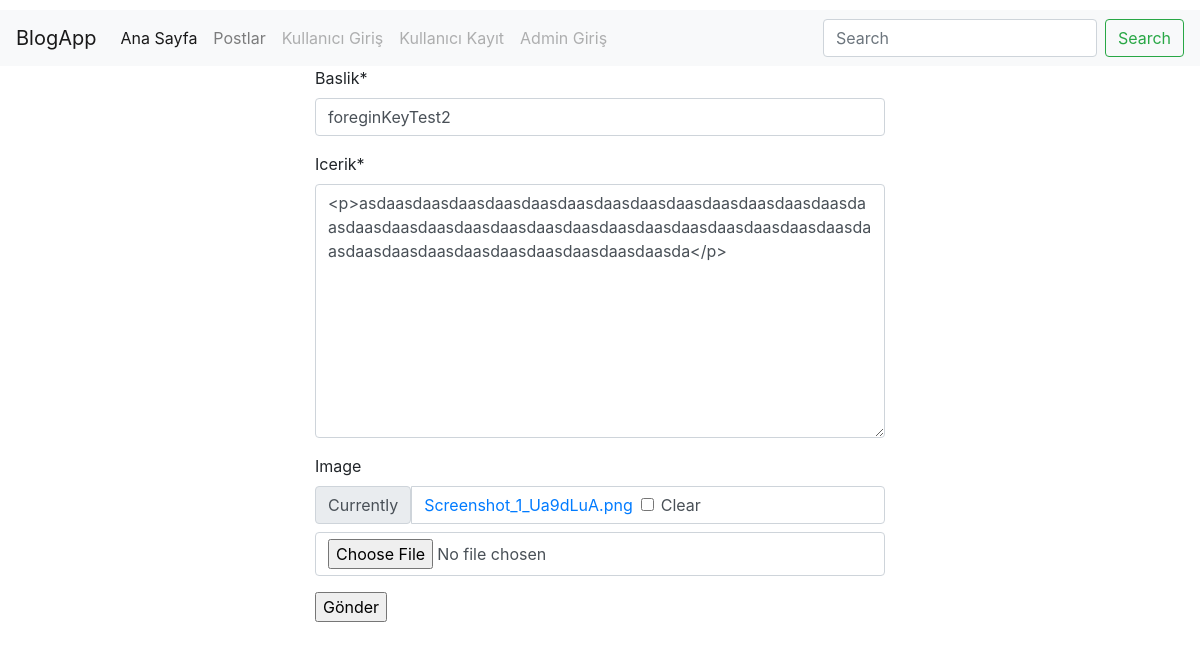
Before: /post/update/9/ with the older database file.
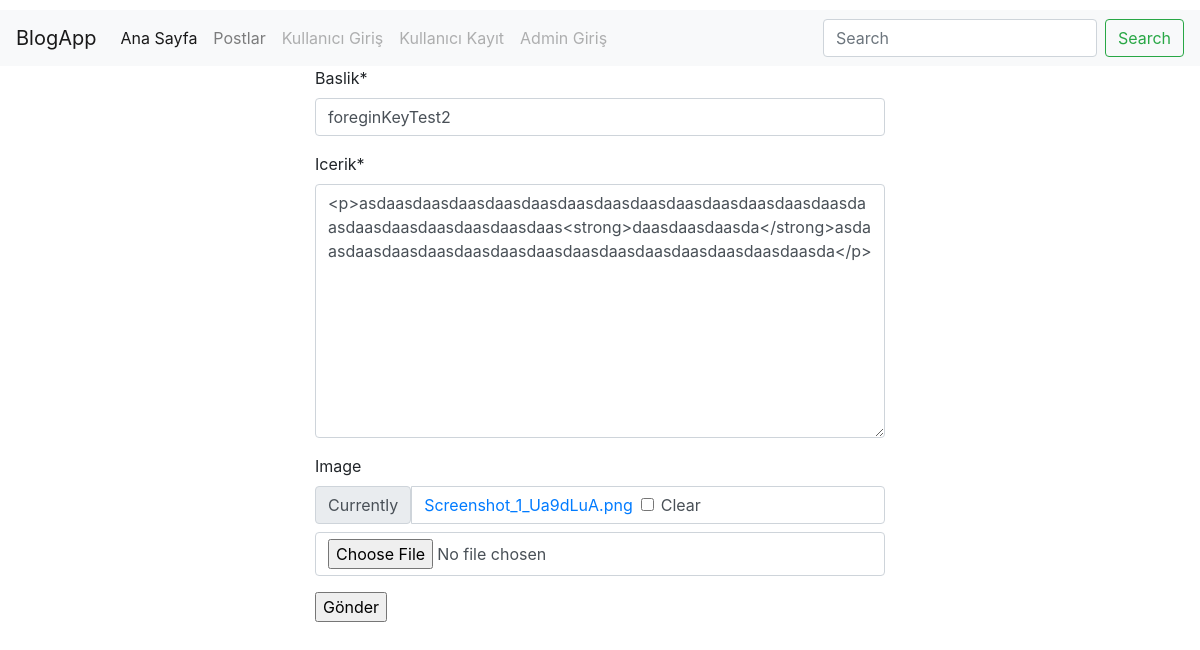
After: the same page with the newer database file.
### post/models.py (models this page shows, shortened)
class Post(models.Model):
    user = models.ForeignKey('auth.User', verbose_name='yazar', on_delete=models.CASCADE, related_name='post')
    title = models.CharField(max_length=120, verbose_name="baslik")
    content = RichTextField(verbose_name="icerik")
    publishingDate = models.DateTimeField(verbose_name="yayinlanma tarihi", auto_now_add=True)
    image = models.FileField(null=True, blank=True)
    slug = models.SlugField(unique=True, editable=False, max_length=130)
    class Meta:
        ordering = ['-publishingDate']

### post/views.py (the view)
# urls.py: path('update/<int:id>/', post_update, name='update'),
def post_update(request, id):
    postRef = Post.objects.get(id= id)
    form = PostForm(request.POST or None,  request.FILES or None, instance=postRef)
    if form.is_valid():
        post = form.save()
        return HttpResponseRedirect(post.get_absolute_url())
    context= {
        'form': form,
    }
    return render(request, 'post/form.html', context)

### post/form.py
class PostForm(forms.ModelForm):
    class Meta:
        model = Post
        fields = [
            'title',
            'content',
            'image',
        ]

### templates/post/form.html (shortened to what this page needs)
{% extends 'base.html' %}
{% load crispy_forms_tags %}
{% block body %}
    <div class="container">
        <div class="row">
            <div class="container-fluid" style="max-width: 600px">
                <form method="POST" enctype="multipart/form-data">
                    {{ form|crispy }}
                    <input type="submit" value="Gönder">
                </form>
            </div>
        </div>
    </div>
{% endblock %}

Changed rows visible on the page:
changed Post "foreginKeyTest2": content "<p>asdaasdaasdaasdaasdaasdaasdaasdaasdaasdaasdaasdaasdaasdaasdaasdaasdaasdaasdaasdaasdaasdaasdaasdaasdaasdaasdaasdaasdaasdaasdaasdaasdaasdaasdaasdaasdaasdaasda</p>" → "<p>asdaasdaasdaasdaasdaasdaasdaasdaasdaasdaasdaasdaasdaasdaasdaasdaasdaasdaasdaasdaas<strong>daasdaasdaasda</strong>asdaasdaasdaasdaasdaasdaasdaasdaasdaasdaasdaasdaasdaasdaasda</p>"
